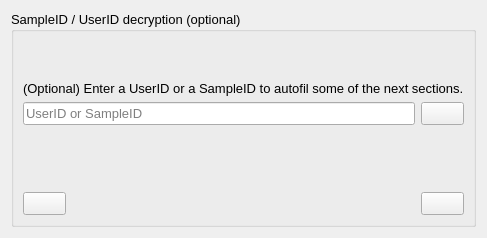
          <widget class="QWidget" name="IDdecryption_SampleID_tab">
           <attribute name="title">
            <string>ID decryption</string>
           </attribute>
           <layout class="QGridLayout" name="gridLayout_9">
            <item row="0" column="0">
             <widget class="QGroupBox" name="DecryptgroupBox">
              <property name="font">
               <font>
                <pointsize>10</pointsize>
               </font>
              </property>
              <property name="title">
               <string>SampleID / UserID decryption (optional)</string>
              </property>
              <layout class="QGridLayout" name="gridLayout_12">
               <item row="0" column="0">
                <layout class="QGridLayout" name="gridLayout_11">
                 <item row="0" column="1">
                  <spacer name="verticalSpacer_13">
                   <property name="orientation">
                    <enum>Qt::Vertical</enum>
                   </property>
                   <property name="sizeHint" stdset="0">
                    <size>
                     <width>20</width>
                     <height>40</height>
                    </size>
                   </property>
                  </spacer>
                 </item>
                 <item row="1" column="0" colspan="2">
                  <widget class="QLabel" name="DecryptLabel">
                   <property name="text">
                    <string>(Optional) Enter a UserID or a SampleID to autofil some of the next sections.</string>
                   </property>
                  </widget>
                 </item>
                 <item row="2" column="0" colspan="2">
                  <layout class="QHBoxLayout" name="horizontalLayout">
                   <item>
                    <widget class="QLineEdit" name="Decrypt_lineEdit">
                     <property name="sizePolicy">
                      <sizepolicy hsizetype="Expanding" vsizetype="Fixed">
                       <horstretch>0</horstretch>
                       <verstretch>0</verstretch>
                      </sizepolicy>
                     </property>
                     <property name="focusPolicy">
                      <enum>Qt::StrongFocus</enum>
                     </property>
                     <property name="inputMethodHints">
                      <set>Qt::ImhNone</set>
                     </property>
                     <property name="text">
                      <string/>
                     </property>
                     <property name="placeholderText">
                      <string>UserID or SampleID</string>
                     </property>
                     <property name="clearButtonEnabled">
                      <bool>true</bool>
                     </property>
                    </widget>
                   </item>
                   <item>
                    <widget class="QPushButton" name="Decrypt_button">
                     <property name="text">
                      <string/>
                     </property>
                     <property name="icon">
                      <iconset resource="../resourcefile/Resourcefile.qrc">
                       <normaloff>:/Images/task-sync-icon.svg</normaloff>:/Images/task-sync-icon.svg</iconset>
                     </property>
                     <property name="iconSize">
                      <size>
                       <width>50</width>
                       <height>50</height>
                      </size>
                     </property>
                    </widget>
                   </item>
                  </layout>
                 </item>
                 <item row="3" column="0">
                  <widget class="QLabel" name="DecryptResponse_label">
                   <property name="text">
                    <string/>
                   </property>
                  </widget>
                 </item>
                 <item row="4" column="1">
                  <spacer name="verticalSpacer_14">
                   <property name="orientation">
                    <enum>Qt::Vertical</enum>
                   </property>
                   <property name="sizeHint" stdset="0">
                    <size>
                     <width>20</width>
                     <height>40</height>
                    </size>
                   </property>
                  </spacer>
                 </item>
                 <item row="5" column="0" colspan="2">
                  <layout class="QGridLayout" name="gridLayout_10">
                   <item row="0" column="0">
                    <widget class="QPushButton" name="SampleidBack1_button">
                     <property name="text">
                      <string/>
                     </property>
                     <property name="icon">
                      <iconset resource="../resourcefile/Resourcefile.qrc">
                       <normaloff>:/Images/curved-arrow-back-outline-icon.svg</normaloff>:/Images/curved-arrow-back-outline-icon.svg</iconset>
                     </property>
                     <property name="iconSize">
                      <size>
                       <width>40</width>
                       <height>40</height>
                      </size>
                     </property>
                     <property name="flat">
                      <bool>false</bool>
                     </property>
                    </widget>
                   </item>
                   <item row="0" column="1">
                    <spacer name="horizontalSpacer">
                     <property name="orientation">
                      <enum>Qt::Horizontal</enum>
                     </property>
                     <property name="sizeHint" stdset="0">
                      <size>
                       <width>40</width>
                       <height>20</height>
                      </size>
                     </property>
                    </spacer>
                   </item>
                   <item row="0" column="2">
                    <spacer name="horizontalSpacer_2">
                     <property name="orientation">
                      <enum>Qt::Horizontal</enum>
                     </property>
                     <property name="sizeHint" stdset="0">
                      <size>
                       <width>40</width>
                       <height>20</height>
                      </size>
                     </property>
                    </spacer>
                   </item>
                   <item row="0" column="3">
                    <widget class="QPushButton" name="SampleidForward1_button">
                     <property name="text">
                      <string/>
                     </property>
                     <property name="icon">
                      <iconset resource="../resourcefile/Resourcefile.qrc">
                       <normaloff>:/Images/forward-arrow-outline-icon.svg</normaloff>:/Images/forward-arrow-outline-icon.svg</iconset>
                     </property>
                     <property name="iconSize">
                      <size>
                       <width>40</width>
                       <height>40</height>
                      </size>
                     </property>
                     <property name="flat">
                      <bool>false</bool>
                     </property>
                    </widget>
                   </item>
                  </layout>
                 </item>
                 <item row="4" column="0">
                  <spacer name="verticalSpacer_15">
                   <property name="orientation">
                    <enum>Qt::Vertical</enum>
                   </property>
                   <property name="sizeHint" stdset="0">
                    <size>
                     <width>20</width>
                     <height>40</height>
                    </size>
                   </property>
                  </spacer>
                 </item>
                 <item row="0" column="0">
                  <spacer name="verticalSpacer_16">
                   <property name="orientation">
                    <enum>Qt::Vertical</enum>
                   </property>
                   <property name="sizeHint" stdset="0">
                    <size>
                     <width>20</width>
                     <height>40</height>
                    </size>
                   </property>
                  </spacer>
                 </item>
                </layout>
               </item>
              </layout>
             </widget>
            </item>
           </layout>
          </widget>
